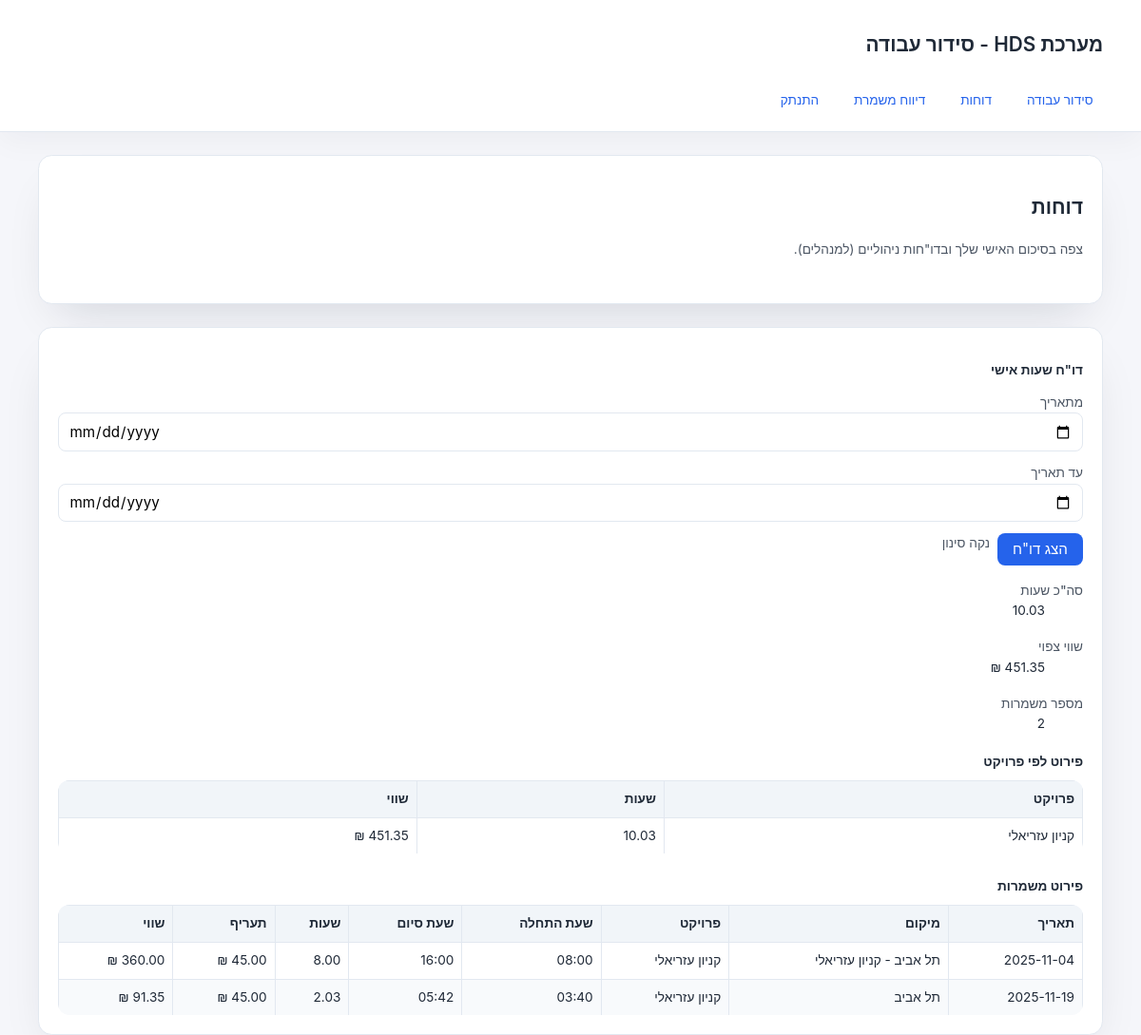
Screenshot of /reports (signed in) with the database file from the repository.
### tables this page shows
CREATE TABLE shifts (
        id INTEGER PRIMARY KEY AUTOINCREMENT,
        employee_id INTEGER,
        project_id INTEGER,
        date TEXT,
        start_time TEXT,
        end_time TEXT, location TEXT,
        FOREIGN KEY(employee_id) REFERENCES employees(id),
        FOREIGN KEY(project_id) REFERENCES projects(id)
    );

### app/routes/employee.py (the view)
@router.get("/reports", response_class=HTMLResponse)
def unified_reports(
    request: Request,
    start_date: Optional[str] = None,
    end_date: Optional[str] = None,
    admin_start: Optional[str] = None,
    admin_end: Optional[str] = None,
):
    if (redirect := _require_login(request)):
        return redirect
    employee_id = _session_employee_id(request)
    personal_data = _build_employee_report(employee_id, start_date, end_date)
    context = {
        "request": request,
        "personal": personal_data,
        "is_admin": bool(request.session.get("is_admin")),
    }
    if request.session.get("is_admin"):
        admin_data = build_admin_report_data(
            request,
            admin_start,
            admin_end,
            request.query_params.getlist("project"),
        )
        if isinstance(admin_data, RedirectResponse):
            return admin_data
        context["admin_reports"] = admin_data
    return templates.TemplateResponse("reports.html", context)

### app/templates/reports.html (shortened to what this page needs)
{% extends "base.html" %}
{% block content %}
<div class="card mb-6">
  <div class="flex md:justify-between md:items-center flex-col md:flex-row gap-3 mb-3">
    <div>
      <h2 class="text-xl font-semibold mb-1">דוחות</h2>
      <p class="text-sm text-gray-600">צפה בסיכום האישי שלך ובדו"חות ניהוליים (למנהלים).</p>
    </div>
  </div>
</div>
<section class="grid gap-6">
  <div class="card">
    <h3 class="font-semibold mb-3 text-sm">דו"ח שעות אישי</h3>
    <form method="get" class="grid gap-3 text-sm mb-4">
      <div class="grid grid-cols-1 sm:grid-cols-2 gap-3">
        <label class="flex flex-col gap-1">
          <span class="font-medium text-gray-600">מתאריך</span>
          <input type="date" name="start_date" value="{{ personal.start_date }}">
        </label>
        <label class="flex flex-col gap-1">
          <span class="font-medium text-gray-600">עד תאריך</span>
          <input type="date" name="end_date" value="{{ personal.end_date }}">
        </label>
      </div>
      <div class="flex gap-2">
        <button type="submit" class="btn">הצג דו"ח</button>
        <a href="/reports" class="text-sm text-gray-600">נקה סינון</a>
      </div>
    </form>
    <dl class="grid grid-cols-1 sm:grid-cols-3 gap-4 text-sm mb-4">
      <div>
        <dt class="font-medium text-gray-600">סה"כ שעות</dt>
        <dd>{{ '%.2f'|format(personal.total_hours) }}</dd>
      </div>
      <div>
        <dt class="font-medium text-gray-600">שווי צפוי</dt>
        <dd>{{ '%.2f'|format(personal.total_amount) }} ₪</dd>
      </div>
      <div>
        <dt class="font-medium text-gray-600">מספר משמרות</dt>
        <dd>{{ personal.rows|length }}</dd>
      </div>
    </dl>
    <h4 class="font-semibold mb-2 text-sm">פירוט לפי פרויקט</h4>
    <table class="w-full text-sm mb-6">
      <thead class="bg-gray-200">
        <tr>
          <th class="p-2 border">פרויקט</th>
          <th class="p-2 border">שעות</th>
          <th class="p-2 border">שווי</th>
        </tr>
      </thead>
      <tbody>
        {% for item in personal.project_totals %}
        <tr>
          <td class="p-2 border">{{ item.project }}</td>
          <td class="p-2 border">{{ '%.2f'|format(item.hours) }}</td>
          <td class="p-2 border">{{ '%.2f'|format(item.amount) }} ₪</td>
        </tr>
        {% else %}
        <tr>
          <td colspan="3" class="text-center p-4 text-gray-500">לא נמצאו נתונים</td>
        </tr>
        {% endfor %}
      </tbody>
    </table>
    <h4 class="font-semibold mb-2 text-sm">פירוט משמרות</h4>
    <table class="w-full text-sm">
      <thead class="bg-gray-200">
        <tr>
          <th class="p-2 border">תאריך</th>
          <th class="p-2 border">מיקום</th>
          <th class="p-2 border">פרויקט</th>
          <th class="p-2 border">שעת התחלה</th>
          <th class="p-2 border">שעת סיום</th>
          <th class="p-2 border">שעות</th>
          <th class="p-2 border">תעריף</th>
          <th class="p-2 border">שווי</th>
        </tr>
      </thead>
      <tbody>
        {% for row in personal.rows %}
        <tr>
          <td class="p-2 border">{{ row.date }}</td>
          <td class="p-2 border">{{ row.location or '-' }}</td>
          <td class="p-2 border">{{ row.project }}</td>
          <td class="p-2 border">{{ row.start_time }}</td>
          <td class="p-2 border">{{ row.end_time }}</td>
          <td class="p-2 border">{{ '%.2f'|format(row.hours) }}</td>
          <td class="p-2 border">{{ '%.2f'|format(row.hourly_rate) }} ₪</td>
          <td class="p-2 border">{{ '%.2f'|format(row.amount) }} ₪</td>
        </tr>
        {% else %}
        <tr>
          <td colspan="8" class="text-center p-4 text-gray-500">אין משמרות להצגה</td>
        </tr>
        {% endfor %}
      </tbody>
    </table>
  </div>
</section>
{% endblock %}

### app/templates/base.html (shortened to what this page needs)
<!DOCTYPE html>
<html lang="he" dir="rtl">
<head>
    <link rel="stylesheet" href="/static/style.css">
</head>
<body class="bg-gray-100 text-gray-900">
    <header class="bg-white shadow-sm border-b mb-6">
        <div class="max-w-6xl mx-auto px-4 py-4 flex flex-col md:flex-row md:items-center md:justify-between gap-3">
            <h1 class="text-xl font-semibold">מערכת HDS - סידור עבודה</h1>
            <nav class="flex gap-4 text-sm items-center">
                {% if request.session.get('employee_id') %}
                    <a href="/">סידור עבודה</a>
                    <a href="/reports">דוחות</a>
                    <a href="/portal/shifts">דיווח משמרת</a>
                    <a href="/logout">התנתק</a>
                {% else %}
                    <a href="/login">כניסה למערכת</a>
                {% endif %}
            </nav>
        </div>
    </header>
    <main class="max-w-6xl mx-auto px-4 pb-12">
        {% block content %}{% endblock %}
    </main>
</body>
</html>

### app/static/style.css (style rules this page uses)
:root { color-scheme: light; --bg-page: #f5f6fa; --bg-card: #ffffff; --border-muted: #e2e8f0; --border-strong: #cbd5f5; --text-main: #1f2937; --text-muted: #6b7280; --brand-primary: #2563eb; --brand-primary-dark: #1d4ed8; --brand-accent: #0ea5e9; --success-bg: #ecfdf5; --success-border: #bbf7d0; --success-text: #047857; --error-bg: #fef2f2; --error-border: #fecaca; --error-text: #b91c1c; }
* { box-sizing: border-box; }
body { font-family: "Heebo", -apple-system, BlinkMacSystemFont, "Segoe UI", sans-serif; direction: rtl; background: var(--bg-page); margin: 0; color: var(--text-main); line-height: 1.6; }
a { color: var(--brand-primary); text-decoration: none; }
header nav a { font-weight: 500; padding: 0.35rem 0.65rem; border-radius: 999px; transition: background 0.2s ease, color 0.2s ease; }
table { width: 100%; border-collapse: collapse; background: var(--bg-card); overflow: hidden; border-radius: 0.75rem; }
thead tr { background: #f1f5f9; }
th, td { border-bottom: 1px solid var(--border-muted); padding: 0.75rem; text-align: right; }
tbody tr:last-child td { border-bottom: none; }
tbody tr:nth-child(even) { background: #f8fafc; }
button, .btn { background: var(--brand-primary); color: #fff; border: none; border-radius: 0.5rem; padding: 0.45rem 1rem; cursor: pointer; font-family: inherit; font-size: 0.95rem; transition: background 0.2s ease, transform 0.1s ease; display: inline-flex; align-items: center; justify-content: center; gap: 0.35rem; }
input, textarea, select { font-family: inherit; font-size: 0.95rem; padding: 0.55rem 0.65rem; border: 1px solid var(--border-muted); border-radius: 0.5rem; background: #fff; transition: border-color 0.2s ease, box-shadow 0.2s ease; }
.bg-gray-100 { background: var(--bg-page) !important; }
.bg-white { background: var(--bg-card) !important; }
.bg-gray-200 { background: #f1f5f9 !important; }
.border { border: 1px solid var(--border-muted); }
.border-b { border-bottom: 1px solid var(--border-muted); }
.shadow-sm { box-shadow: 0 10px 30px rgba(15, 23, 42, 0.04); }
.text-sm { font-size: 0.85rem; }
.text-xl { font-size: 1.3rem; }
.font-medium { font-weight: 500; }
.font-semibold { font-weight: 600; }
.text-gray-600 { color: #4b5563; }
.mb-2 { margin-bottom: 0.5rem; }
.mb-3 { margin-bottom: 0.75rem; }
.mb-4 { margin-bottom: 1rem; }
.mb-6 { margin-bottom: 1.5rem; }
.p-2 { padding: 0.5rem; }
.px-4 { padding-right: 1rem; padding-left: 1rem; }
.py-4 { padding-top: 1rem; padding-bottom: 1rem; }
.w-full { width: 100%; }
.max-w-6xl { max-width: 72rem; }
.mx-auto { margin-left: auto; margin-right: auto; }
.flex { display: flex; }
.flex-col { flex-direction: column; }
.items-center { align-items: center; }
.gap-2 { gap: 0.5rem; }
.gap-3 { gap: 0.75rem; }
.gap-4 { gap: 1rem; }
.gap-6 { gap: 1.5rem; }
.grid { display: grid; }
.grid-cols-1 { grid-template-columns: repeat(1, minmax(0, 1fr)); }
.card { background: var(--bg-card); border: 1px solid var(--border-muted); border-radius: 0.9rem; padding: 1.25rem; box-shadow: 0 25px 50px -20px rgba(15, 23, 42, 0.15); }

### rows the page displays
shifts: date "2025-11-04", location "תל אביב - קניון עזריאלי", project "קניון עזריאלי", start_time "08:00", end_time "16:00", hours "8.00"
shifts: date "2025-11-19", location "תל אביב", project "קניון עזריאלי", start_time "03:40", end_time "05:42", hours "2.03"

### other values shown
{{ '%.2f'|format(personal.total_hours) }} "10.03"
{{ personal.rows|length }} "2"
{{ item.project }} "קניון עזריאלי"
{{ '%.2f'|format(item.hours) }} "10.03"
